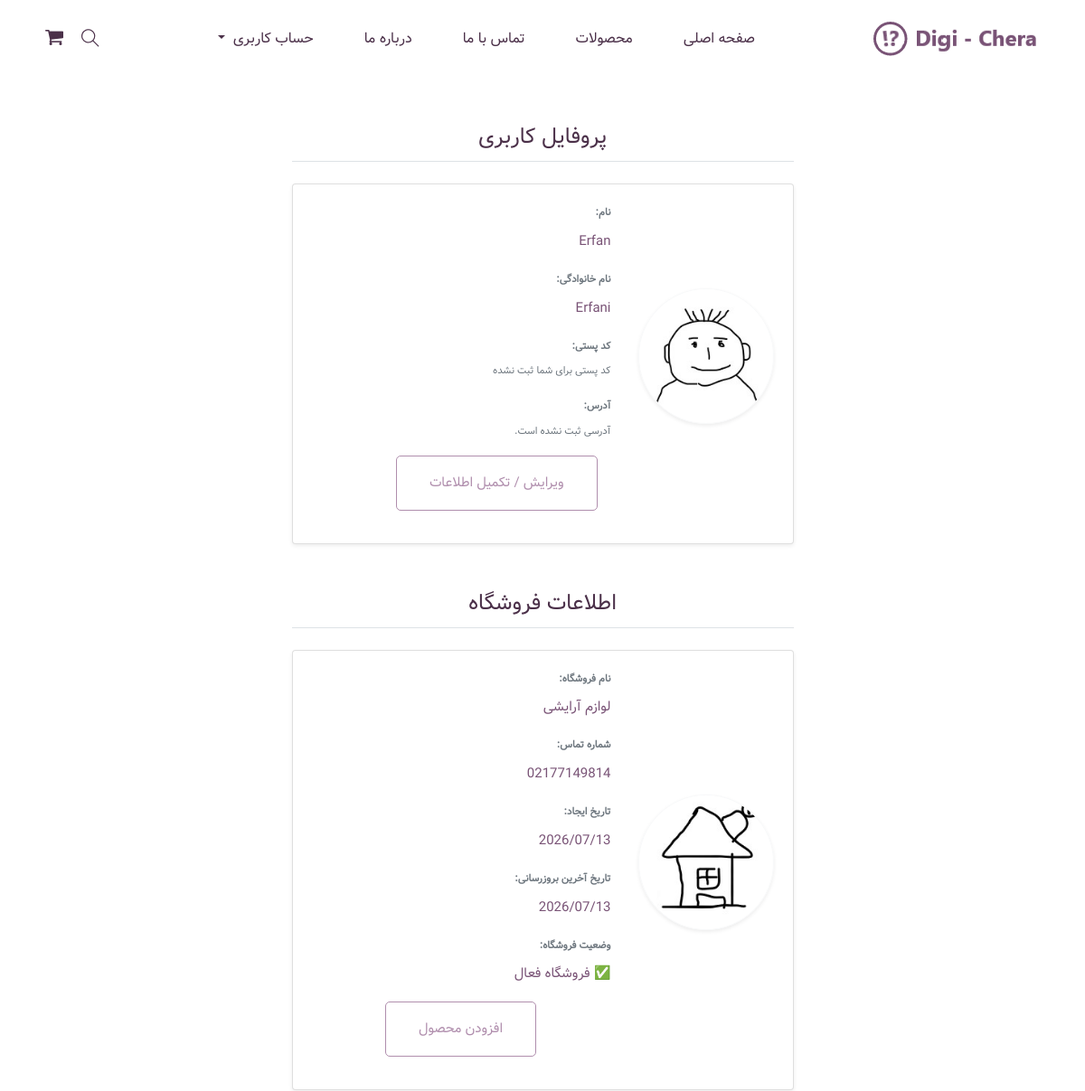
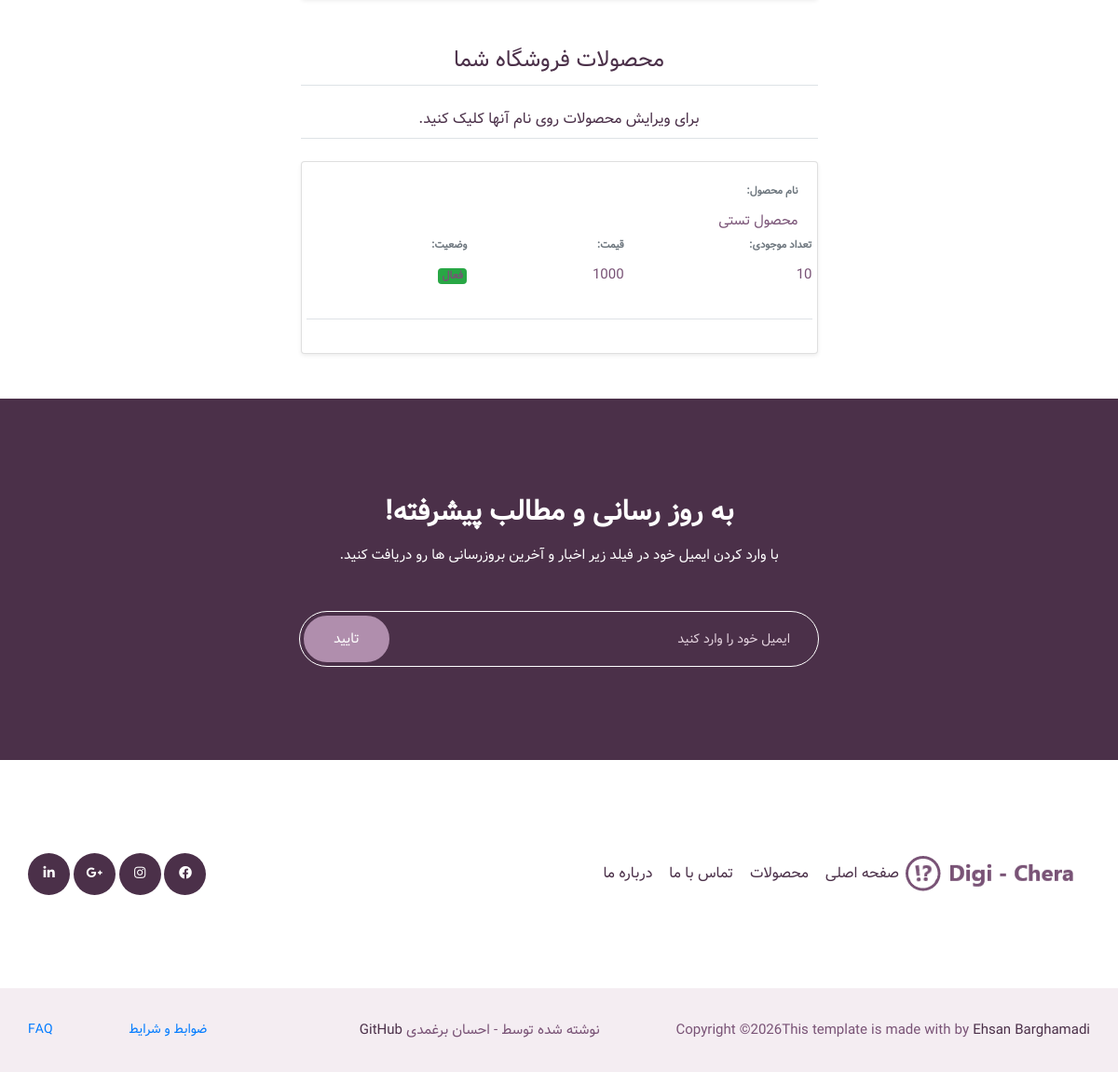
/account/profile/ (signed in), run on the app's committed database (2 pictures, top to bottom).
### user/models.py (models this page shows, shortened)
class CustomUser(AbstractBaseUser, PermissionsMixin, TimeStampedModel):
    class Roles(models.TextChoices):
        CUSTOMER = 'customer', 'خریدار'
        SELLER = 'seller', 'فروشنده'
        STAFF = 'staff', 'ادمین'
    role = models.CharField(
        verbose_name='نقش',
        max_length=10,
        choices=Roles.choices,
        default=Roles.CUSTOMER
    )
    phone = models.CharField(
        verbose_name='شماره تماس',
        max_length=20,
        unique=True,
        validators= [phone_validator],
        help_text='شماره باید منحصر به فرد باشد'
    )
    first_name = models.CharField(
        verbose_name='نام',
        max_length=30
    )
    last_name = models.CharField(
        verbose_name='نام خانوادگی',
        max_length=30
    )
    email = models.EmailField(
        verbose_name='ایمیل',
        blank=True,
        null=True
    )
    is_active = models.BooleanField(
        default=True,
        help_text='مشخص میکند آیا کاربر فعال است یا نه'
    )
    is_staff = models.BooleanField(
        default=False,
        help_text='مربوط به دسترسی به پنل ادمین'
    )
    class Meta:
        verbose_name = 'کاربر'
        verbose_name_plural = 'کاربرها'
        ordering = ['-created_at']
    USERNAME_FIELD = 'phone'
    REQUIRED_FIELDS = ['first_name', 'last_name']
    objects = CustomUserManager()

### store/models.py (models this page shows, shortened)
class Store(SluggedModel):
    owner = models.OneToOneField(
        settings.AUTH_USER_MODEL,
        on_delete=models.CASCADE,
        related_name='store',
        verbose_name='مالک فروشگاه'
    )
    store_name = models.CharField(
        verbose_name='اسم فروشگاه',
        max_length=255,
    )
    store_logo = models.ImageField(
        verbose_name='لوگوی فروشگاه',
        upload_to='store_logo/%Y/%m/%d/',
        validators=[validate_file_size],
        blank=True,
        null=True
    )
    store_phone = models.CharField(
        verbose_name='شماره تماس فروشگاه',
        max_length=20,
        unique=True
    )
    is_active = models.BooleanField(
        verbose_name='فعال بودن فروشگاه',
        default=True
    )
    class Meta:
        verbose_name = 'فروشگاه'
        verbose_name_plural = 'فروشگاه ها'
        ordering = ['-created_at']

### product/models.py (models this page shows, shortened)
class Product(SluggedModel):
    store = models.ForeignKey(
        "store.Store",
        on_delete=models.CASCADE,
        related_name='products',
        verbose_name='فروشگاه'
    )
    category = models.ForeignKey(
        "Category",
        related_name='products',
        on_delete=models.PROTECT
    )
    name = models.CharField(
        verbose_name='نام محصول',
        max_length=255
    )
    description = models.TextField(
        verbose_name='توضیحات'
    )
    price = models.PositiveIntegerField(
        verbose_name='قیمت'
    )
    stock = models.PositiveIntegerField(
        verbose_name='موجودی انبار'
    )
    is_active = models.BooleanField(
        verbose_name='وضعیت',
        default=True
    )
    class Meta:
        verbose_name = 'محصول'
        verbose_name_plural = 'محصولات'
        ordering = ['store']

### account/views.py (the view)
# urls.py: path('profile/', profile_view, name='profile'),
@login_required
def profile_view(request):
    user = request.user
    if user.role == CustomUser.Roles.CUSTOMER:
        return render(request, 'profile_customer.html')
    if user.role == CustomUser.Roles.SELLER:
        return render(request, 'profile_seller.html')
    if user.role == CustomUser.Roles.STAFF:
        return redirect(reverse('admin:index'))

### account/templates/profile_seller.html (shortened to what this page needs)
{% extends 'base.html' %}
{% load static %}
{% block content %}
{% if user.is_authenticated %}
    {% include 'profile_info.html' %}
{% endif %}
{% if user.store %}
<div class="container my-5">
    <div class="row justify-content-center">
        <div class="col-12 col-md-8 col-lg-6">
            <h3 class="mb-4 text-center border-bottom pb-2">اطلاعات فروشگاه</h3>
            <div class="card shadow-sm">
                <div class="card-body">
                    <div class="row align-items-center">
                        <div class="col-12 col-md-4 text-center mb-3 mb-md-0">
                            <div class="mb-3">
                                {% if user.store.store_logo %}
                                    <img src="{{ user.store.store_logo.url }}" alt="لوگو فروشگاه" class="img-fluid rounded-circle border border-light shadow-sm" width="150" height="150" style="object-fit: cover;">
                                {% else %}
                                    <img src="{% static 'img/elements/s.jpg' %}" alt="پروفایل پیش‌فرض" class="img-fluid rounded-circle border border-light shadow-sm" width="150" height="150" style="object-fit: cover;">
                                {% endif %}
                            </div>
                        </div>
                        <div class="col-12 col-md-8">
                            <div class="row mb-3">
                                <div class="col-12">
                                    <label class="font-weight-bold text-muted small">نام فروشگاه:</label>
                                    <p class="mb-0">{{ user.store.store_name|default:"-" }}</p>
                                </div>
                            </div>
                            <div class="row mb-3">
                                <div class="col-12">
                                    <label class="font-weight-bold text-muted small">شماره تماس:</label>
                                    <p class="mb-0">{{ user.store.store_phone|default:"-" }}</p>
                                </div>
                            </div>
                            <div class="row mb-3">
                                <div class="col-12">
                                    <label class="font-weight-bold text-muted small">تاریخ ایجاد:</label>
                                    <p class="mb-0">{{ user.store.created_at|date:"Y/m/d" }}</p>
                                </div>
                            </div>
                            <div class="row mb-3">
                                <div class="col-12">
                                    <label class="font-weight-bold text-muted small">تاریخ آخرین بروزرسانی:</label>
                                    <p class="mb-0">{{ user.store.updated_at|date:"Y/m/d" }}</p>
                                </div>
                            </div>
                            <div class="row mb-3">
                                <div class="col-12">
                                    <label class="font-weight-bold text-muted small">وضعیت فروشگاه:</label>
                                    {% if user.store.is_active == True %}
                                        <p class="mb-0"> ✅ فروشگاه فعال</p>
                                    {% else %}
                                        <p class="mb-0">⛔ فروشگاه غیر فعال</p>
                                    {% endif %}
                                </div>
                            </div>
                            <div class="col-md-12 form-group text-center">
                                <a href="{% url 'product:product_create' %}" class="btn_3">
                                    افزودن محصول
                                </a>
                            </div>
                        </div>
                    </div>
                </div>
            </div>
        </div>
    </div>
</div>
{% endif %}
{% if user.is_authenticated %}
<div class="container my-5">
    <div class="row justify-content-center">
        <div class="col-12 col-md-8 col-lg-6">
            <h3 class="mb-4 text-center border-bottom pb-2">محصولات فروشگاه شما</h3>
            <h5 class="mb-4 text-center border-bottom pb-2">برای ویرایش محصولات روی نام آنها کلیک کنید.</h5>
            <div class="card shadow-sm">
                <div class="card-body">
                    {% if user.store.products.exists %}
                        {% for product in user.store.products.all %}
                        <div class="row mb-3 border-bottom pb-3">
                            <div class="col-12">
                                <label class="font-weight-bold text-muted small">نام محصول:</label>
                                <a href="{% url 'product:product_update' pk=product.id %}"><p class="mb-0">{{ product.name }}</p></a>
                            </div>
                            <div class="row mb-3">
                                <div class="col-12">
                                    <label class="font-weight-bold text-muted small">تعداد موجودی:</label>
                                    <p class="mb-0">{{ product.stock }} </p>
                                </div>
                            </div>
                            <div class="row mb-3">
                                <div class="col-12">
                                    <label class="font-weight-bold text-muted small">قیمت:</label>
                                    <p class="mb-0">{{ product.price }}</p>
                                </div>
                            </div>
                            <div class="row mb-3">
                                <div class="col-12">
                                    <label class="font-weight-bold text-muted small">وضعیت:</label>
                                    <p class="mb-0">
                                        {% if product.is_active %}
                                            <span class="badge bg-success">فعال</span>
                                        {% else %}
                                            <span class="badge bg-warning text-dark">غیر فعال</span>
                                        {% endif %}
                                    </p>
                                </div>
                            </div>
                        </div>
                        {% empty %}
                        <p class="text-center text-muted">شما هنوز محصولی ثبت نکرده اید.</p>
                        {% endfor %}
                    {% else %}
                         <p class="text-center text-muted">شما هنوز محصولی ثبت نکرده اید.</p>
                    {% endif %}
                </div>
            </div>
        </div>
    </div>
</div>
{% endif %}
{% endblock content %}

### account/templates/profile_info.html
{% load static %} <div class="container my-5">
    <div class="row justify-content-center">
        <div class="col-12 col-md-8 col-lg-6">
            <h3 class="mb-4 text-center border-bottom pb-2">پروفایل کاربری</h3>
            <div class="card shadow-sm">
                <div class="card-body">
                    <div class="row align-items-center">
                        <div class="col-12 col-md-4 text-center mb-3 mb-md-0">
                            <div class="mb-3">
                                {% if user.profile.avatar %}
                                    <img src="{{ user.profile.avatar.url }}" alt="عکس پروفایل" class="img-fluid rounded-circle border border-light shadow-sm" width="150" height="150" style="object-fit: cover;">
                                {% else %}
                                    <img src="{% static 'img/elements/d.jpg' %}" alt="پروفایل پیش‌فرض" class="img-fluid rounded-circle border border-light shadow-sm" width="150" height="150" style="object-fit: cover;">
                                {% endif %}
                            </div>
                        </div>
                        <div class="col-12 col-md-8">
                            <div class="row mb-3">
                                <div class="col-12">
                                    <label class="font-weight-bold text-muted small">نام:</label>
                                    <p class="mb-0">{{ user.first_name|default:"-" }}</p>
                                </div>
                            </div>
                            <div class="row mb-3">
                                <div class="col-12">
                                    <label class="font-weight-bold text-muted small">نام خانوادگی:</label>
                                    <p class="mb-0">{{ user.last_name|default:"-" }}</p>
                                </div>
                            </div>
                            <div class="row mb-3">
                                <div class="col-12">
                                    <label class="font-weight-bold text-muted small">کد پستی:</label>
                                    {% if user.profile.postal_code %}
                                        <p class="mb-0">{{ user.profile.postal_code }}</p>
                                    {% else %}
                                        <p class="text-muted small mb-0">کد پستی برای شما ثبت نشده</p>
                                    {% endif %}
                                </div>
                            </div>
                            <div class="row mb-3">
                                <div class="col-12">
                                    <label class="font-weight-bold text-muted small">آدرس:</label>
                                    {% if user.profile.location %}
                                        <p class="mb-0">{{ user.profile.location }}</p>
                                    {% else %}
                                        <p class="text-muted small mb-0">آدرسی ثبت نشده است.</p>
                                    {% endif %}
                                </div>
                            </div>
                            <div class="col-md-12 form-group">
                                <a href="{% url 'account:profile_edit' %}" class="btn_3">
                                    ویرایش / تکمیل اطلاعات
                                </a>
                            </div>
                        </div>
                    </div>
                </div>
            </div>
        </div>
    </div>
</div>

### data on the page
CustomUser: first_name "Erfan", last_name "Erfani", store.store_name "لوازم آرایشی", store.store_phone "02177149814", store.created_at "2026/07/13", store.updated_at "2026/07/13"
Product: name "محصول تستی", stock "10", price "1000", is_active "فعال"
